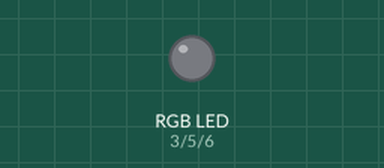
This sketch was run on a simulated Arduino Uno, built with avr-gcc and run on an emulated ATmega328P. Shown: an RGB LED mixed from three pins (HIGH = lit).

Above: at 0.1 s.
At 2.1 s:
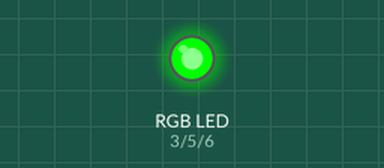
At 4.1 s:
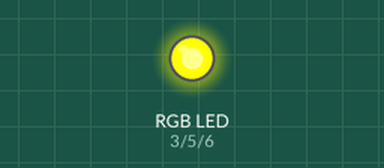
At 6.1 s:
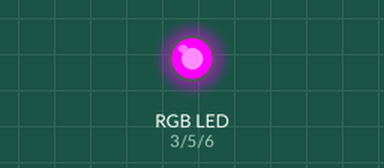
At 18.8 s:
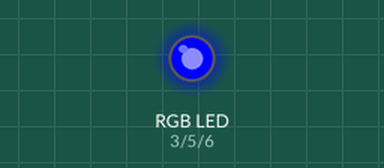
At 38.5 s:
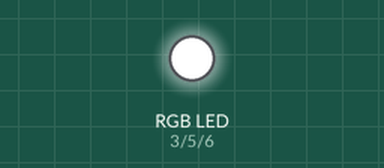
Timing chart, 0 to 40.0 s (numbered marks = the images above):
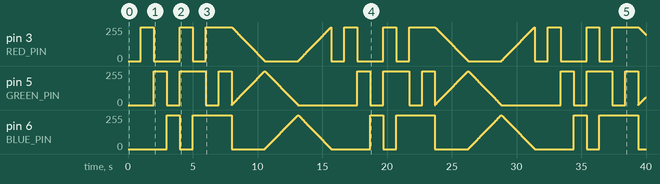

Measured:
- by itself, pin 3 (RED_PIN): 0/255 → 255/255 at 1.0 s, → 0/255 1.0 s later, → 255/255 2.0 s later, → 0/255 1.0 s later, … (1096 changes in this stretch)
- by itself, pin 6 (BLUE_PIN): 0/255 → 255/255 at 3.0 s, → 0/255 1.0 s later, → 255/255 1.0 s later, → 0/255 3.0 s later, … (1032 changes in this stretch)

The sketch:

ex_RGB_LED_COLOR_MIXING.ino
```cpp
/*
   From SparkFun Inventor's Kit

*/


#define RED_PIN 3
#define GREEN_PIN 5
#define BLUE_PIN 6

// This variable controls how fast we loop through the colors.
// (Try changing this to make the fading faster or slower.)

const int DISPLAY_TIME = 10;  // In milliseconds


void setup()
{
  // Here we'll configure the Arduino pins we're using to
  // drive the LED to be outputs:

  pinMode(RED_PIN, OUTPUT);
  pinMode(GREEN_PIN, OUTPUT);
  pinMode(BLUE_PIN, OUTPUT);
}


void loop()
{


  // We've written a function called mainColors() that steps
  // through all eight of these colors. We're only "calling" the
  // function here (telling it to run). The actual function code
  // is further down in the sketch.
   // The above function turns the individual LEDs full-on and
  // full-off. If you want to generate more than eight colors,
  // you can do so by varying the brightness of the individual
  // LEDs between full-on and full-off.
   // The analogWrite() function lets us do this. This function
  // lets you dim a LED from full-off to full-on over 255 steps.

  mainColors();


  // We've written a function called showSpectrum() that smoothly
  // steps through all the colors.

  showSpectrum();
}


/**** mainColors() *******/

void mainColors()
{
  // Off (all LEDs off):

  digitalWrite(RED_PIN, LOW);
  digitalWrite(GREEN_PIN, LOW);
  digitalWrite(BLUE_PIN, LOW);

  delay(1000);

  // Red (turn just the red LED on):

  digitalWrite(RED_PIN, HIGH);
  digitalWrite(GREEN_PIN, LOW);
  digitalWrite(BLUE_PIN, LOW);

  delay(1000);

  // Green (turn just the green LED on):

  digitalWrite(RED_PIN, LOW);
  digitalWrite(GREEN_PIN, HIGH);
  digitalWrite(BLUE_PIN, LOW);

  delay(1000);

  // Blue (turn just the blue LED on):

  digitalWrite(RED_PIN, LOW);
  digitalWrite(GREEN_PIN, LOW);
  digitalWrite(BLUE_PIN, HIGH);

  delay(1000);

  // Yellow (turn red and green on):

  digitalWrite(RED_PIN, HIGH);
  digitalWrite(GREEN_PIN, HIGH);
  digitalWrite(BLUE_PIN, LOW);

  delay(1000);

  // Cyan (turn green and blue on):

  digitalWrite(RED_PIN, LOW);
  digitalWrite(GREEN_PIN, HIGH);
  digitalWrite(BLUE_PIN, HIGH);

  delay(1000);

  // Purple (turn red and blue on):

  digitalWrite(RED_PIN, HIGH);
  digitalWrite(GREEN_PIN, LOW);
  digitalWrite(BLUE_PIN, HIGH);

  delay(1000);

  // White (turn all the LEDs on):

  digitalWrite(RED_PIN, HIGH);
  digitalWrite(GREEN_PIN, HIGH);
  digitalWrite(BLUE_PIN, HIGH);

  delay(1000);
}


// Below are two more functions we've written,
// showSpectrum() and showRGB().


// This function steps through all the colors of the RGB LED.
// It does this by stepping a variable from 0 to 768 (the total
// number of colors), and repeatedly calling showRGB() to display
// the individual colors.

/**** showSpectrum() *******/
void showSpectrum()
{


  // Now we'll use a for() loop to make x count from 0 to 767

  for (int x = 0; x < 768; x++)
  {
    showRGB(x);  // Call RGBspectrum() with our new x
    delay(DISPLAY_TIME);   // Delay for 10 ms (1/100th of a second)
  }
}


// showRGB()

// This function translates a number between 0 and 767 into a
// specific color on the RGB LED. If you have this number count
// through the whole range (0 to 767), the LED will smoothly
// change color through the entire spectrum.

// The "base" numbers are:
// 0   = pure red
// 255 = pure green
// 511 = pure blue
// 767 = pure red (again)

// Numbers between the above colors will create blends. For
// example, 640 is midway between 512 (pure blue) and 767
// (pure red). It will give you a 50/50 mix of blue and red,
// resulting in purple.

// If you count up from 0 to 767 and pass that number to this
// function, the LED will smoothly fade between all the colors.
// (Because it starts and ends on pure red, you can start over
// at 0 without any break in the spectrum).


void showRGB(int color)
{
  int redIntensity;
  int greenIntensity;
  int blueIntensity;

  // Here we'll use an "if / else" statement to determine which
  // of the three (R,G,B) zones x falls into. Each of these zones
  // spans 255 because analogWrite() wants a number from 0 to 255.

  // In each of these zones, we'll calculate the brightness
  // for each of the red, green, and blue LEDs within the RGB LED.

  if (color <= 255)          // zone 1
  {
    redIntensity = 255 - color;    // red goes from on to off (255-0),255-1,255-2 ...)
    greenIntensity = color;        // green goes from off to on
    blueIntensity = 0;             // blue is always off
  }
  else if (color <= 511)     // zone 2
  {
    redIntensity = 0;                     // red is always off
    greenIntensity = 255 - (color % 256); // green on to off (color%256) == 0,1,2,3,4,5 ....
    blueIntensity = (color % 256);        // blue off to on 0,1,2, ...
  }
  else // color >= 512       // zone 3
  {
    redIntensity = (color % 512);         // red off to on (0-255)
    greenIntensity = 0;                   // green is always off
    blueIntensity = 255 - (color % 512);  // blue on to off (color%512) == 0,1,2,3,4,5 .... (up to 255 remainder)
  }

  // Now that the brightness values have been set, command the LED
  // to those values

  analogWrite(RED_PIN, redIntensity);
  analogWrite(BLUE_PIN, blueIntensity);
  analogWrite(GREEN_PIN, greenIntensity);
}
```
